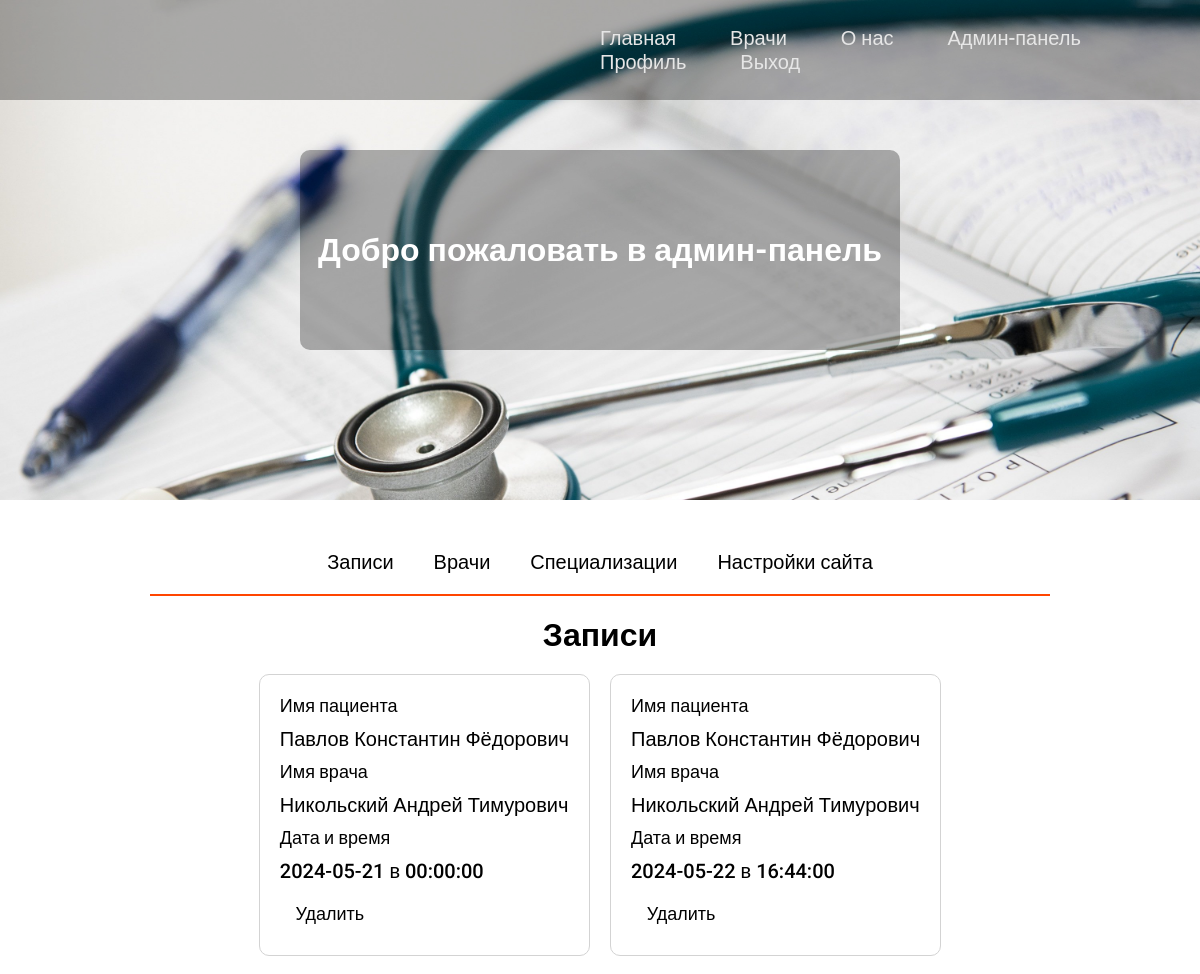
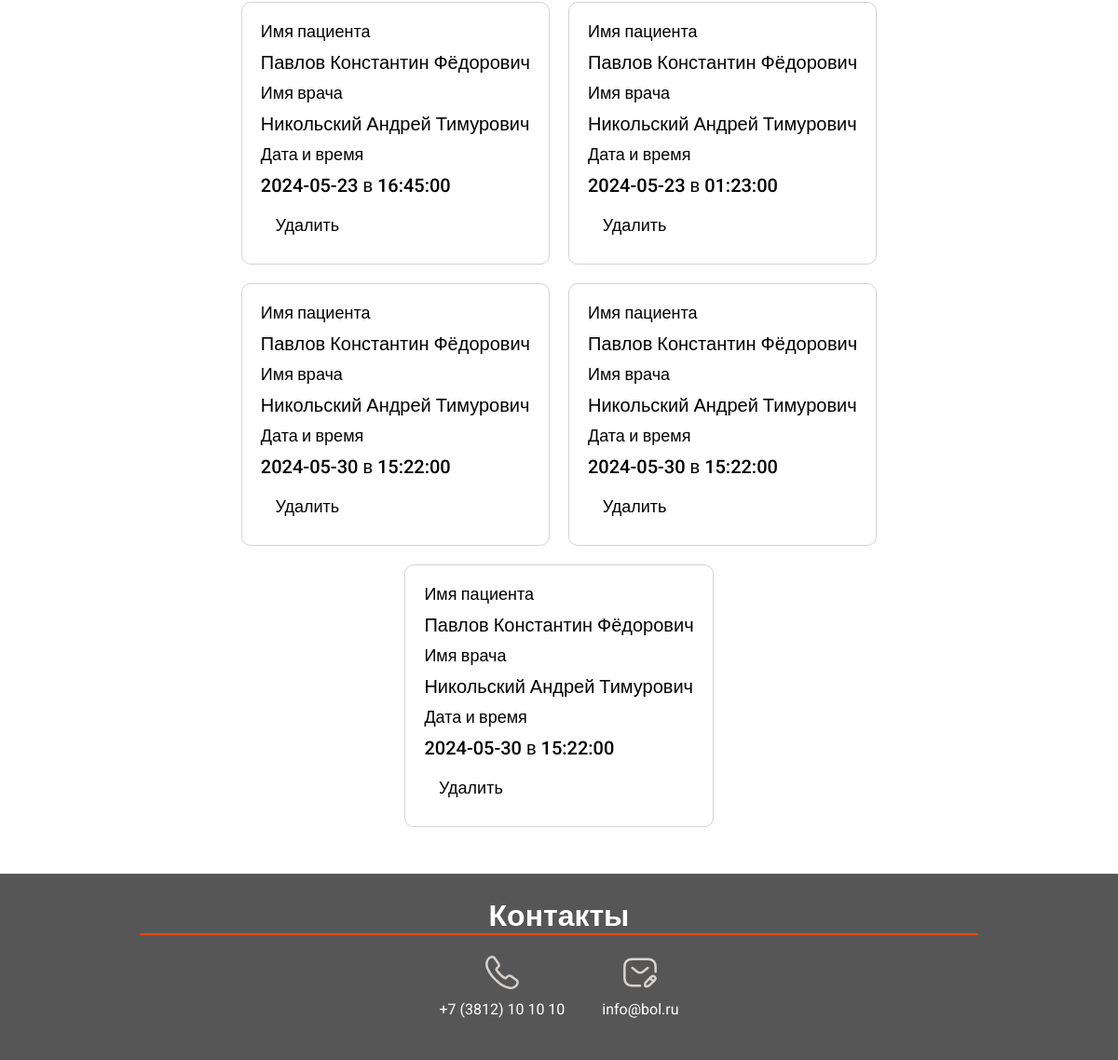
The app's page /components/admin/admin.php (signed in) with its own data (2 pictures, top to bottom).
### tables this page shows
CREATE TABLE `entry` (
  `id` int NOT NULL,
  `id_user` int NOT NULL,
  `id_doctor` int NOT NULL,
  `time` time NOT NULL,
  `date` date NOT NULL
);

CREATE TABLE `user` (
  `id` int NOT NULL,
  `name` varchar(255) NOT NULL,
  `phone` varchar(255) NOT NULL,
  `address` varchar(255) NOT NULL,
  `email` varchar(255) NOT NULL,
  `password` varchar(255) NOT NULL,
  `admin` int DEFAULT NULL,
  `id_gender` int NOT NULL
);

CREATE TABLE `doctors` (
  `id` int NOT NULL,
  `name` varchar(255) NOT NULL,
  `phone` varchar(255) NOT NULL,
  `email` varchar(255) NOT NULL,
  `img` varchar(255) NOT NULL,
  `id_specialties` int NOT NULL
);

### components/admin/admin.php (the view, shortened to what this page needs)
<?php
include "../header.php";
?>
<main>
<div class="board">
    <div class="find">
        <h1>Добро пожаловать в админ-панель</h1>
    </div>
</div>
<div class="panel">
    <div class="header">
        <button onclick="entry()" autofocus>Записи</button>
        <button onclick="doctor()">Врачи</button>
        <button onclick="specialt()">Специализации</button>
        <button onclick="setting()">Настройки сайта</button>
    </div>
    <div class="line"></div>
    <div class="entrys" id="entrys">
        <h1>Записи</h1>
        <?php
        $entrys = $core->query("SELECT * FROM `entry`");
        while($entry = $entrys->fetch_assoc()){
            $users = $core->query("SELECT * FROM `user` WHERE `id` = '{$entry['id_user']}'");
            $user = $users->fetch_assoc();
            $doctors = $core->query("SELECT * FROM `doctors` WHERE `id` = '{$entry['id_doctor']}'");
            $doctor = $doctors->fetch_assoc();
            ?>
                <form action="admin.php" method="post">
                    <h3>Имя пациента</h3>
                    <h2><?= $user['name']?></h2>
                    <h3>Имя врача</h3>
                    <h2><?= $doctor['name']?></h2>
                    <h3>Дата и время</h3>
                    <h2><?= $entry['date']." в ".$entry['time'] ?></h2>
                    <button name="delete">Удалить</button>
                </form>
            <?php }?>
    </div>
</div>
</main>
<?php
include "../footer.php";
?>

### css/index.css (style rules this page uses)
* { padding: 0; margin: 0; font-family: 'Roboto', sans-serif; }
main { display: flex; justify-content: center; align-items: center; flex-direction: column; gap: 50px; }
.board { width: 100%; height: 500px; background: url('/img/2.jpg'); background-size: 100% auto; display: flex; justify-content: center; align-items: center; }
.find { height: 200px; width: 600px; background-color: rgba(0, 0, 0, 0.3); border-radius: 10px; color: #fff; display: flex; flex-direction: column; align-items: center; justify-content: center; }
.line { background-color: orangered; width: 900px; height: 2px; }
.panel { display: flex; justify-content: center; align-items: center; flex-direction: column; gap: 20px; }
.panel .header { display: flex; justify-content: center; align-items: center; gap: 40px; }
.panel .header button { border: none; background-color: rgba(0, 0, 0, 0); font-size: 20px; }
.panel .entrys { display: flex; flex-wrap: wrap; justify-content: center; align-items: center; gap: 20px; max-width: 1000px; }
.panel .entrys button { max-width: 100px; background-color: #fff; border: none; font-size: 18px; font-weight: 500; padding: 10px; border-radius: 5px; transition: 0.1s ease-in; }
.panel .entrys h1 { width: 100%; text-align: center; }
.panel .entrys h2 { font-size: 20px; font-weight: 500; }
.panel .entrys h3 { font-size: 18px; font-weight: 300; }
.panel .entrys form { display: flex; flex-direction: column; border: 0.3px solid lightgray; padding: 20px; border-radius: 10px; gap: 10px; }

### records on screen
entry: id_user.name "Павлов Константин Фёдорович", id_doctor.name "Никольский Андрей Тимурович", date "2024-05-21", time "00:00:00"
entry: id_user.name "Павлов Константин Фёдорович", id_doctor.name "Никольский Андрей Тимурович", date "2024-05-22", time "16:44:00"
entry: id_user.name "Павлов Константин Фёдорович", id_doctor.name "Никольский Андрей Тимурович", date "2024-05-23", time "16:45:00"
entry: id_user.name "Павлов Константин Фёдорович", id_doctor.name "Никольский Андрей Тимурович", date "2024-05-23", time "01:23:00"
entry: id_user.name "Павлов Константин Фёдорович", id_doctor.name "Никольский Андрей Тимурович", date "2024-05-30", time "15:22:00"
entry: id_user.name "Павлов Константин Фёдорович", id_doctor.name "Никольский Андрей Тимурович", date "2024-05-30", time "15:22:00"
entry: id_user.name "Павлов Константин Фёдорович", id_doctor.name "Никольский Андрей Тимурович", date "2024-05-30", time "15:22:00"
